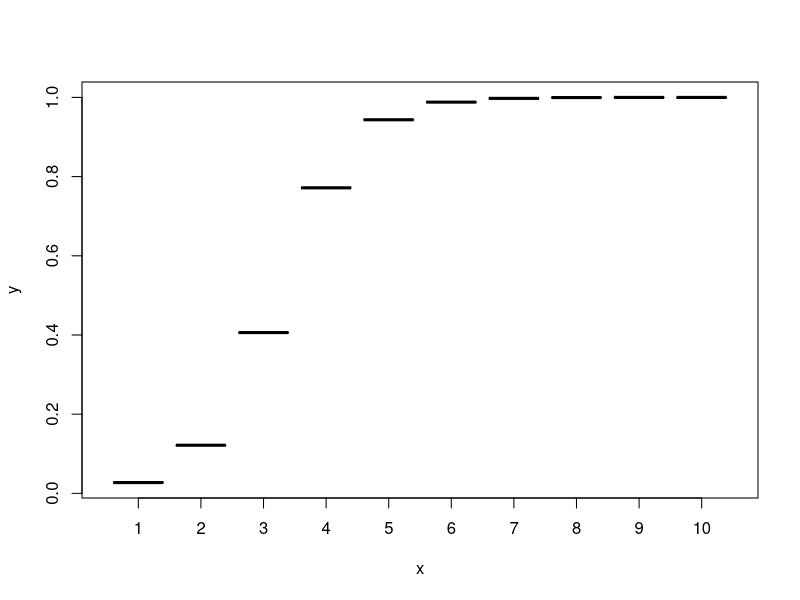

Source code (R):
### Libraries to load 
library(ggplot2) 
library(tidyverse)
library(mlbench)

data("BreastCancer", package = "mlbench")
? mlbench::BreastCancer
head(BreastCancer)

# Checking how many samples there are in this dataset
dim(BreastCancer) 

# Finding the levels of target class
levels(BreastCancer$Class) 

# Let's just remove samples with missing values
BreastCancer.complete <- BreastCancer[complete.cases(BreastCancer),]
dim(BreastCancer.complete) 

# Or alternatively use `tidyr::dropna`
BreastCancer <- BreastCancer %>% drop_na
dim(BreastCancer) 

## Logistic Regression 
? glm
? family
str(BreastCancer) 

# Now run logistic regression model 
logistic.model <- glm(Class ~ as.numeric(Cell.size), 
                      data = BreastCancer, 
                      family = binomial(link = 'logit'))
summary(logistic.model) 

# Visualise the results of the logistic regression, see how
# the fitted values are between 0 and 1 
plot(BreastCancer$Cell.size, logistic.model$fitted.values) 

# Predit methods
predict(logistic.model) |> head() 
pred.classes <- ifelse(predict(logistic.model) > 0, "malignant", "benign")
pred.classes.2 <- ifelse(predict(logistic.model, type = "response") > 0.5, 
                         "malignant", "benign")
# calculate classification accuracy (in percentage %)
mean(pred.classes == BreastCancer$Class) * 100

